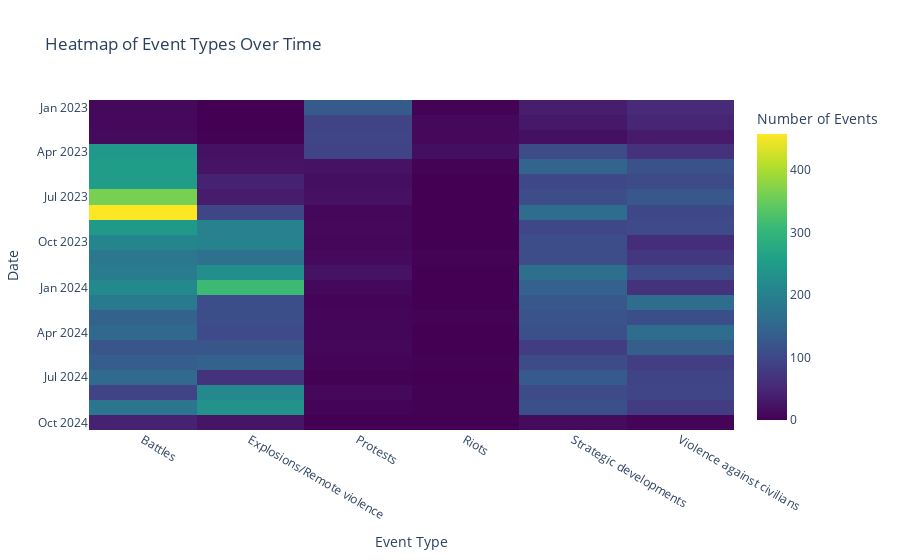

Notebook cell for this chart:
### Code cell
import plotly.express as px

# Create a heatmap
heatmap_data = event_trends.pivot_table(index='event_date', columns='event_type', values='count', fill_value=0)

fig_heatmap = px.imshow(heatmap_data,
                         labels=dict(x="Event Type", y="Date", color="Number of Events"),
                         title="Heatmap of Event Types Over Time",
                         color_continuous_scale='Viridis')

# Show the plot
fig_heatmap.show()

### Figure 1 — Plotly figure (JSON) as saved in the notebook; plotly's stock layout.template omitted (floating-point values rounded to 4 significant figures; data arrays with more than 128 entries replaced by an {"elided": "..."} marker saying what was removed)
{"data": [{"coloraxis": "coloraxis", "hovertemplate": "Event Type: %{x}<br>Date: %{y}<br>Number of Events: %{z}<extra></extra>", "name": "0", "type": "heatmap", "x": ["Battles", "Explosions/Remote violence", "Protests", "Riots", "Strategic developments", "Violence against civilians"], "xaxis": "x", "y": ["2023-01-01T00:00:00", "2023-02-01T00:00:00", "2023-03-01T00:00:00", "2023-04-01T00:00:00", "2023-05-01T00:00:00", "2023-06-01T00:00:00", "2023-07-01T00:00:00", "2023-08-01T00:00:00", "2023-09-01T00:00:00", "2023-10-01T00:00:00", "2023-11-01T00:00:00", "2023-12-01T00:00:00", "2024-01-01T00:00:00", "2024-02-01T00:00:00", "2024-03-01T00:00:00", "2024-04-01T00:00:00", "2024-05-01T00:00:00", "2024-06-01T00:00:00", "2024-07-01T00:00:00", "2024-08-01T00:00:00", "2024-09-01T00:00:00", "2024-10-01T00:00:00"], "yaxis": "y", "z": {"elided": "22x6 int values"}}], "layout": {"coloraxis": {"colorbar": {"title": {"text": "Number of Events"}}, "colorscale": [[0, "#440154"], [0.1111, "#482878"], [0.2222, "#3e4989"], [0.3333, "#31688e"], [0.4444, "#26828e"], [0.5556, "#1f9e89"], [0.6667, "#35b779"], [0.7778, "#6ece58"], [0.8889, "#b5de2b"], [1, "#fde725"]]}, "title": {"text": "Heatmap of Event Types Over Time"}, "xaxis": {"anchor": "y", "constrain": "domain", "domain": [0, 1], "scaleanchor": "y", "title": {"text": "Event Type"}}, "yaxis": {"anchor": "x", "autorange": "reversed", "constrain": "domain", "domain": [0, 1], "title": {"text": "Date"}}}}
